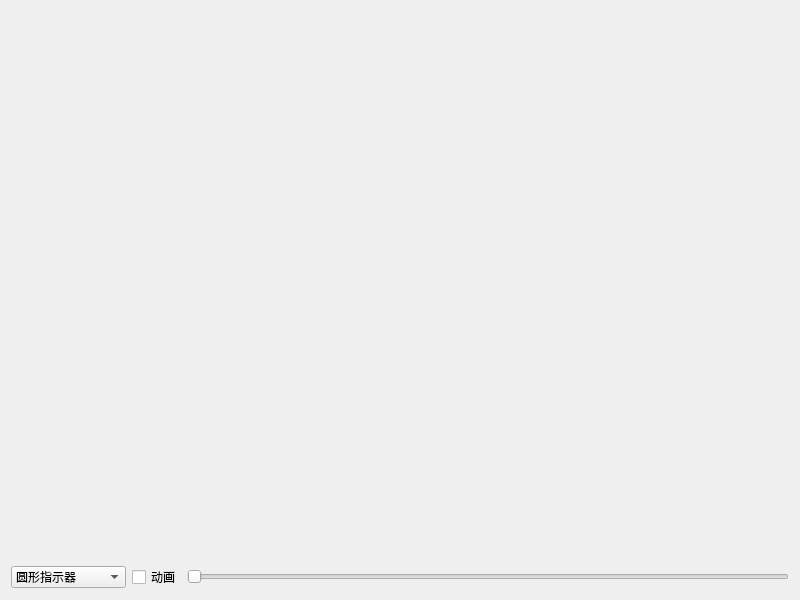
<?xml version="1.0" encoding="UTF-8"?>
<ui version="4.0">
 <class>frmGaugeColor</class>
 <widget class="QWidget" name="frmGaugeColor">
  <property name="geometry">
   <rect>
    <x>0</x>
    <y>0</y>
    <width>800</width>
    <height>600</height>
   </rect>
  </property>
  <property name="windowTitle">
   <string>Form</string>
  </property>
  <layout class="QVBoxLayout" name="verticalLayout">
   <item>
    <widget class="GaugeColor" name="gaugeColor" native="true">
     <property name="sizePolicy">
      <sizepolicy hsizetype="Preferred" vsizetype="Expanding">
       <horstretch>0</horstretch>
       <verstretch>0</verstretch>
      </sizepolicy>
     </property>
    </widget>
   </item>
   <item>
    <layout class="QHBoxLayout" name="horizontalLayout">
     <item>
      <widget class="QComboBox" name="cboxPointerStyle">
       <property name="minimumSize">
        <size>
         <width>110</width>
         <height>0</height>
        </size>
       </property>
       <item>
        <property name="text">
         <string>圆形指示器</string>
        </property>
       </item>
       <item>
        <property name="text">
         <string>指针指示器</string>
        </property>
       </item>
       <item>
        <property name="text">
         <string>圆角指针指示器</string>
        </property>
       </item>
       <item>
        <property name="text">
         <string>三角形指示器</string>
        </property>
       </item>
      </widget>
     </item>
     <item>
      <widget class="QCheckBox" name="ckAnimation">
       <property name="text">
        <string>动画</string>
       </property>
      </widget>
     </item>
     <item>
      <widget class="QSlider" name="horizontalSlider">
       <property name="maximum">
        <number>100</number>
       </property>
       <property name="orientation">
        <enum>Qt::Horizontal</enum>
       </property>
      </widget>
     </item>
    </layout>
   </item>
  </layout>
 </widget>
 <customwidgets>
  <customwidget>
   <class>GaugeColor</class>
   <extends>QWidget</extends>
   <header>gaugecolor.h</header>
  </customwidget>
 </customwidgets>
 <resources/>
 <connections/>
</ui>
